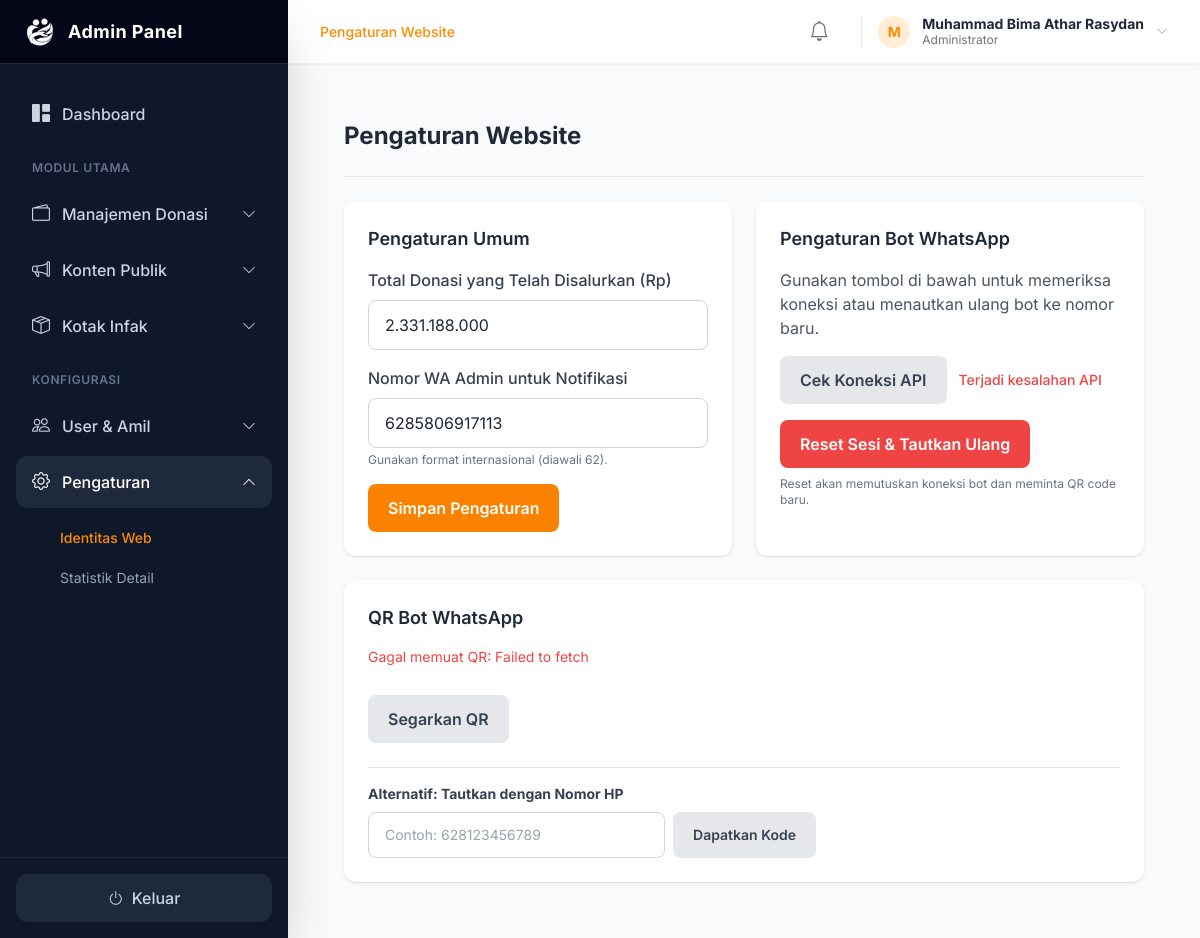
Screenshot of /admin/pengaturan.php (signed in) with the database file from the repository.
### tables this page shows
CREATE TABLE `pengaturan` (
  `id` int(11) NOT NULL,
  `nama_pengaturan` varchar(100) NOT NULL,
  `nilai_pengaturan` text DEFAULT NULL
);

### admin/pengaturan.php (the view, shortened to what this page needs)
<?php
require_once '../includes/config.php';
$page_title = "Pengaturan Website";
$result_total = $mysqli->query("SELECT nilai_pengaturan FROM pengaturan WHERE nama_pengaturan = 'total_donasi_disalurkan'");
$total_donasi_disalurkan = $result_total->fetch_assoc()['nilai_pengaturan'] ?? '0';
$result_wa = $mysqli->query("SELECT nilai_pengaturan FROM pengaturan WHERE nama_pengaturan = 'admin_wa_number'");
$admin_wa_number = $result_wa->fetch_assoc()['nilai_pengaturan'] ?? '';
require_once 'templates/header_admin.php';
?>
<main class="main-content">
    <div class="page-header">
        <h1 class="text-2xl font-bold text-dark-text"><?php echo $page_title; ?></h1>
    </div>
    <div class="grid grid-cols-1 lg:grid-cols-2 gap-6 mt-6">
        <div class="content-card">
            <h3 class="card-title mb-4">Pengaturan Umum</h3>
            <form action="proses_pengaturan.php" method="POST" class="space-y-4">
                <div>
                    <label for="total_donasi_disalurkan" class="form-label">Total Donasi yang Telah Disalurkan
                        (Rp)</label>
                    <input type="text" class="form-input" id="total_donasi_disalurkan" name="total_donasi_disalurkan"
                        value="<?php echo number_format($total_donasi_disalurkan, 0, ',', '.'); ?>">
                </div>
                <div>
                    <label for="admin_wa_number" class="form-label">Nomor WA Admin untuk Notifikasi</label>
                    <input type="text" class="form-input" id="admin_wa_number" name="admin_wa_number"
                        value="<?php echo htmlspecialchars($admin_wa_number); ?>" placeholder="Contoh: 6281234567890">
                    <p class="text-xs text-gray-500 mt-1">Gunakan format internasional (diawali 62).</p>
                </div>
                <button type="submit" name="simpan_umum" class="btn-primary">Simpan Pengaturan</button>
            </form>
        </div>
        <div class="content-card">
            <h3 class="card-title mb-4">Pengaturan Bot WhatsApp</h3>
            <p class="text-gray-600 mb-4">Gunakan tombol di bawah untuk memeriksa koneksi atau menautkan ulang bot ke nomor baru.</p>
            <div class="mb-4 flex items-center">
                <button id="check-api-status" class="btn-secondary">Cek Koneksi API</button>
                <span id="api-status-label" class="ml-3 text-sm font-medium text-gray-600">—</span>
            </div>
            <div class="mt-4">
                 <button id="reset-bot-ajax" class="btn-danger">Reset Sesi & Tautkan Ulang</button>
                 <p id="wa-qr-status" class="text-xs text-gray-500 mt-2">Reset akan memutuskan koneksi bot dan meminta QR code baru.</p>
            </div>
        </div>
    </div>
    <div class="mt-6">
        <div class="content-card">
            <h3 class="card-title mb-4">QR Bot WhatsApp</h3>
            <div id="qr-container">
            </div>
            <button id="refresh-qr" class="btn-secondary mt-3">Segarkan QR</button>
            <div class="mt-6 pt-4 border-t border-gray-200">
                <h4 class="text-sm font-bold text-gray-700 mb-2">Alternatif: Tautkan dengan Nomor HP</h4>
                <div class="flex gap-2 max-w-md">
                    <input type="text" id="pairing-number" class="form-input text-sm" placeholder="Contoh: 628123456789">
                    <button id="get-pairing-code" class="btn-secondary text-sm whitespace-nowrap">Dapatkan Kode</button>
                </div>
            </div>
        </div>
    </div>
</main>
<?php require_once 'templates/footer_admin.php'; ?>

### admin/templates/header_admin.php (style rules this page uses)
body { font-family: 'Inter', sans-serif; background-color: #f8fafc; }
.main-content { flex-grow: 1; padding: 1.5rem; overflow-y: auto; }
.page-header { display: flex; justify-content: space-between; align-items: center; padding-bottom: 1.5rem; border-bottom: 1px solid #e5e7eb; }
.content-card { background-color: #ffffff; border-radius: 0.75rem; padding: 1.5rem; box-shadow: 0 1px 3px 0 rgb(0 0 0 / 0.1), 0 1px 2px -1px rgb(0 0 0 / 0.1); }
.card-title { font-size: 1.125rem; font-weight: 600; color: #1f2937; }
.form-label { display: block; margin-bottom: 0.5rem; font-weight: 500; color: #374151; }
.form-input, .form-select, .form-textarea { width: 100%; border: 1px solid #d1d5db; border-radius: 0.5rem; padding: 0.75rem 1rem; transition: all 0.2s ease; }
.btn-primary { background-color: #fb8201; color: white; padding: 0.75rem 1.25rem; border-radius: 0.5rem; font-weight: 600; display: inline-flex; align-items: center; transition: background-color 0.2s ease; }
.btn-danger { background-color: #ef4444; color: white; padding: 0.75rem 1.25rem; border-radius: 0.5rem; font-weight: 600; display: inline-flex; align-items: center; transition: background-color 0.2s ease; }
.btn-secondary { background-color: #e5e7eb; color: #374151; padding: 0.75rem 1.25rem; border-radius: 0.5rem; font-weight: 600; display: inline-flex; align-items: center; transition: background-color 0.2s ease; }

### rows the page displays
pengaturan: total_donasi_disalurkan "2.331.188.000"
pengaturan: admin_wa_number "6285806917113"

### other values shown
$page_title "Pengaturan Website"
substr($admin_nama_lengkap, 0, 1) "M"
$admin_nama_lengkap "Muhammad Bima Athar Rasydan"
